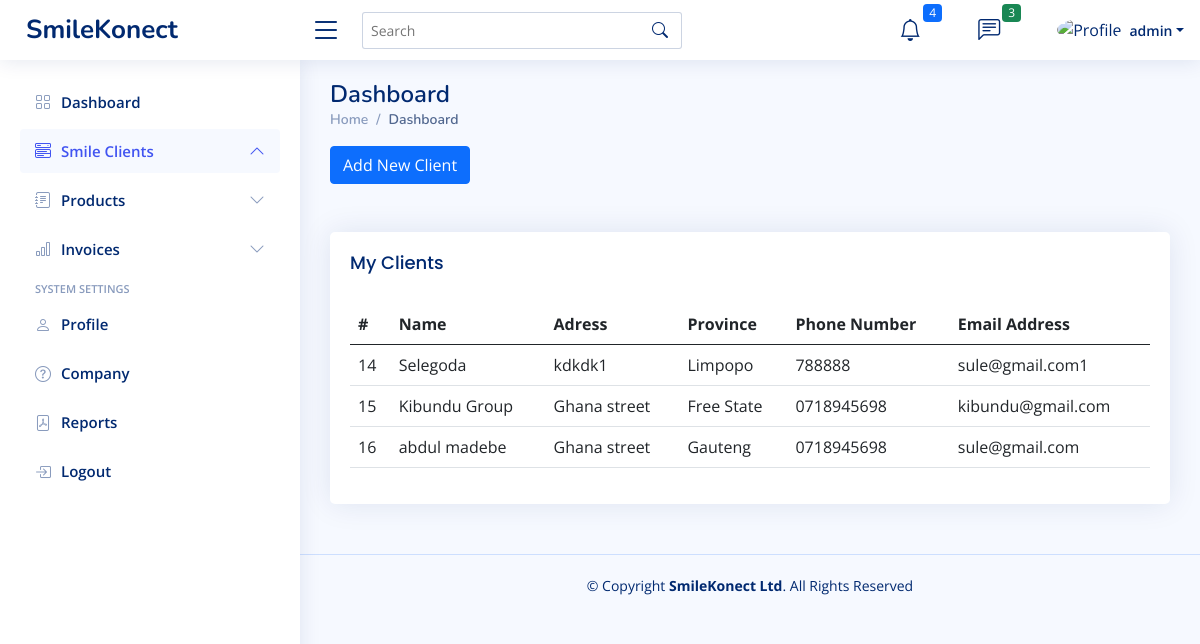
The app's page /dashboard/clients/ (signed in), older data.
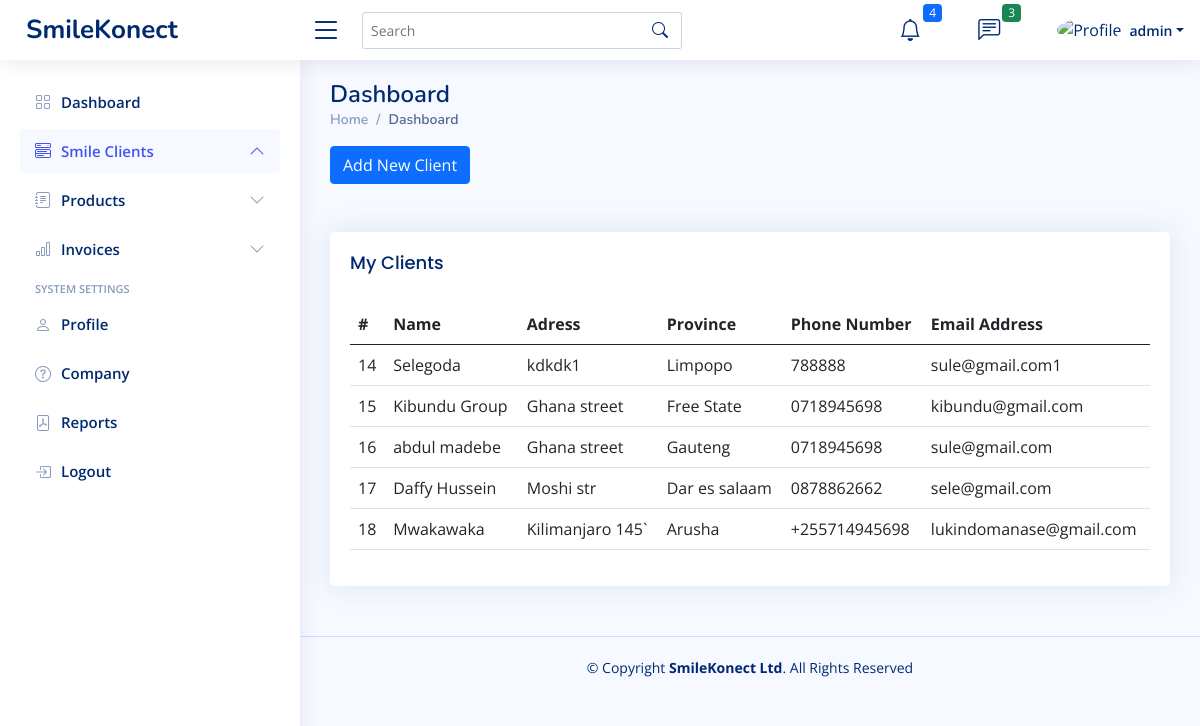
The same page, newer data.
### smileKonect/models.py (models this page shows, shortened)
class Client(models.Model):
    PROVINCES = [
    ('Dar es salaam', 'Dar es salaam'),
    ('Arusha', 'Arusha'),
    ('Morogoro', 'Morogoro'),
    ]
    clientName = models.CharField(null=True, blank=True, max_length=200)
    addressLine1 = models.CharField(null=True, blank=True, max_length=200)
    clientLogo = models.ImageField(default='default_logo.jpg', upload_to='company_logos')
    province = models.CharField(choices=PROVINCES, blank=True, max_length=100)
    postalCode = models.CharField(null=True, blank=True, max_length=10)
    phoneNumber = models.CharField(null=True, blank=True, max_length=100)
    emailAddress = models.CharField(null=True, blank=True, max_length=100)
    taxNumber = models.CharField(null=True, blank=True, max_length=100)
    uniqueId = models.CharField(null=True, blank=True, max_length=100)
    slug = models.SlugField(max_length=500, unique=True, blank=True, null=True)
    date_created = models.DateTimeField(blank=True, null=True)
    last_updated = models.DateTimeField(blank=True, null=True)

### smileKonect/views.py (the view, shortened to what this page needs)
# urls.py: path('dashboard/clients/', views.clients, name='clients'),
@login_required
def clients(request):
    context = {}
    clients = Client.objects.all()
    context['clients'] = clients
    if request.method == 'GET':
        form = ClientForm()
        context['form'] = form
        return render(request, 'smile/clients.html', context)

### smileKonect/forms.py
class ClientForm(BootstrapModelForm):
    class Meta:
        model = Client
        fields = ['clientName', 'clientLogo', 'addressLine1', 'province', 'postalCode', 'phoneNumber', 'emailAddress', 'taxNumber']
        widgets = {
            'clientName': forms.TextInput(attrs={'required': 'required'}),
            'province': forms.Select(attrs={'required': 'required'}),
            'phoneNumber': forms.TextInput(attrs={'required': 'required'}),
            'emailAddress': forms.EmailInput(attrs={'required': 'required'}),
        }

### smileKonect/templates/smile/clients.html (shortened to what this page needs)
{% extends 'smile/base.html' %}
{% block content %}
<div class="pagetitle">
  <h1>Dashboard</h1>
  <nav>
    <ol class="breadcrumb">
      <li class="breadcrumb-item"><a href="index.html">Home</a></li>
      <li class="breadcrumb-item active">Dashboard</li>
    </ol>
  </nav>
</div>
<section class="section dashboard">
  <div class="row">
    <div class="col-lg-8">
      <div class="btn-toolbar mb-2 mb-md-0">
        <div class="btn-group me-2">
          <button href="#addClientModal" type="button" class="btn btn-primary" data-bs-toggle="modal">Add New Client</button>
        </div>
      </div>
      <div class="row">
        <div class="col-12 pb-5">
        </div>
      </div>
    </div>
  </div>
</section>
<section class="section">
  <div class="row">
    <div class="col-lg-12">
      <div class="card">
        <div class="card-body">
          <h5 class="card-title">My Clients</h5>
          <table class="table datatable">
            <thead>
              <tr>
                <th scope="col">#</th>
                <th scope="col">Name</th>
                <th scope="col">Adress</th>
                <th scope="col">Province</th>
                <th>Phone Number</th>
                <th>Email Address</th>
              </tr>
            </thead>
            <tbody>
              {% for client in clients %}
              <tr>
                <td>{{ client.id }}</td>
                <td>{{ client.clientName }}</td>
                <td>{{ client.addressLine1 }}</td>
                <td>{{ client.province }}</td>
                <td>{{ client.phoneNumber }}</td>
                <td>{{ client.emailAddress }}</td>
              </tr>
              {% empty %}
              <tr>
                <td colspan="5">No clients have been added yet.</td>
              </tr>
              {% endfor %}
            </tbody>
          </table>
        </div>
      </div>
    </div>
  </div>
</section>
{% endblock %}

### smileKonect/templates/smile/base.html (shortened to what this page needs)
{% load static %}
<!DOCTYPE html>
<html lang="en">
<head>
  <link href="https://cdn.jsdelivr.net/npm/bootstrap@5.0.2/dist/css/bootstrap.min.css" rel="stylesheet">
  <link href="{% static 'smile/vendor/bootstrap-icons/bootstrap-icons.css' %}" rel="stylesheet">
  <link href="{% static 'smile/vendor/boxicons/css/boxicons.min.css' %}" rel="stylesheet">
  <link href="{% static 'smile/vendor/quill/quill.snow.css' %}" rel="stylesheet">
  <link href="{% static 'smile/vendor/quill/quill.bubble.css' %}" rel="stylesheet">
  <link href="{% static 'smile/vendor/remixicon/remixicon.css' %}" rel="stylesheet">
  <link href="{% static 'smile/vendor/simple-datatables/style.css' %}" rel="stylesheet">
  <link href="{% static 'smile/css/style.css' %}" rel="stylesheet">
</head>
<body>
  {% include 'smile/header.html' %}
  {% include 'smile/sidebar.html' %}
  <main id="main" class="main">
    {% block content %}
    {% endblock %}
  </main>
  {% include 'smile/footer.html' %}
</body>
</html>

### smileKonect/templates/smile/header.html (shortened to what this page needs)
{% load static %}
<header id="header" class="header fixed-top d-flex align-items-center">
  <div class="d-flex align-items-center justify-content-between">
    <a href="{% url 'dashboard' %}" class="logo d-flex align-items-center">
      <span class="d-none d-lg-block">SmileKonect</span>
    </a>
    <i class="bi bi-list toggle-sidebar-btn"></i>
  </div>
  <div class="search-bar">
    <form class="search-form d-flex align-items-center" method="POST" action="#">
      <input type="text" name="query" placeholder="Search" title="Enter search keyword">
      <button type="submit" title="Search"><i class="bi bi-search"></i></button>
    </form>
  </div>
  <nav class="header-nav ms-auto">
    <ul class="d-flex align-items-center">
      <li class="nav-item dropdown">
        <a class="nav-link nav-icon" href="#" data-bs-toggle="dropdown">
          <i class="bi bi-bell"></i>
          <span class="badge bg-primary badge-number">4</span>
        </a>
      </li>
      <li class="nav-item dropdown">
        <a class="nav-link nav-icon" href="#" data-bs-toggle="dropdown">
          <i class="bi bi-chat-left-text"></i>
          <span class="badge bg-success badge-number">3</span>
        </a>
      </li>
      <li class="nav-item dropdown pe-3">
        <a class="nav-link nav-profile d-flex align-items-center pe-0" href="#" data-bs-toggle="dropdown">
          <img
            src="https://avataaars.io/?avatarStyle=Circle&topType=Hijab&accessoriesType=Prescription02&hatColor=Black&clotheType=CollarSweater&clotheColor=PastelBlue&eyeType=Default&eyebrowType=Default&mouthType=Default&skinColor=Light"
            alt="Profile" class="rounded-circle">
          <span class="d-none d-md-block dropdown-toggle ps-2">{{ user.username}}</span>
        </a>
      </li>
    </ul>
  </nav>
</header>

### smileKonect/templates/smile/sidebar.html (shortened to what this page needs)
  <aside id="sidebar" class="sidebar">
    <ul class="sidebar-nav" id="sidebar-nav">
      <li class="nav-item">
        <a class="nav-link collapsed" href="{% url 'dashboard' %}">
          <i class="bi bi-grid"></i>
          <span>Dashboard</span>
        </a>
      </li>
      <li class="nav-item">
        <a class="nav-link " data-bs-target="#components-nav" data-bs-toggle="collapse" href="#">
          <i class="bi bi-menu-button-wide"></i><span>Smile Clients</span><i class="bi bi-chevron-down ms-auto"></i>
        </a>
      </li>
      <li class="nav-item">
        <a class="nav-link collapsed" data-bs-target="#forms-nav" data-bs-toggle="collapse" href="#">
          <i class="bi bi-journal-text"></i><span>Products</span><i class="bi bi-chevron-down ms-auto"></i>
        </a>
      </li>
      <li class="nav-item">
        <a class="nav-link collapsed" data-bs-target="#charts-nav" data-bs-toggle="collapse" href="#">
          <i class="bi bi-bar-chart"></i><span>Invoices</span><i class="bi bi-chevron-down ms-auto"></i>
        </a>
      </li>
      <li class="nav-heading">System Settings</li>
      <li class="nav-item">
        <a class="nav-link collapsed" href="users-profile.html">
          <i class="bi bi-person"></i>
          <span>Profile</span>
        </a>
      </li>
      <li class="nav-item">
        <a class="nav-link collapsed" href="{% url 'company-settings' %}">
          <i class="bi bi-question-circle"></i>
          <span>Company </span>
        </a>
      </li>
      <li class="nav-item">
        <a class="nav-link collapsed" href="#">
          <i class="bi bi-file-pdf"></i>
          <span>Reports</span>
        </a>
      </li>
      <li class="nav-item">
        <a class="nav-link collapsed" href="{% url 'logout' %}">
          <i class="bi bi-box-arrow-in-right"></i>
          <span>Logout </span>
        </a>
      </li>
    </ul>
  </aside>

### smileKonect/templates/smile/footer.html
  <footer id="footer" class="footer">
    <div class="copyright">
      &copy; Copyright <strong><span>SmileKonect Ltd</span></strong>. All Rights Reserved
    </div>
  </footer>

### smileKonect/static/smile/css/style.css (style rules this page uses)
:root { scroll-behavior: smooth; }
body { font-family: "Open Sans", sans-serif; background: #f6f9ff; color: #444444; }
a { color: #4154f1; text-decoration: none; }
h1, h2, h3, h4, h5, h6 { font-family: "Nunito", sans-serif; }
#main { margin-top: 60px; padding: 20px 30px; transition: all 0.3s; }
.pagetitle { margin-bottom: 10px; }
.pagetitle h1 { font-size: 24px; margin-bottom: 0; font-weight: 600; color: #012970; }
.card { margin-bottom: 30px; border: none; border-radius: 5px; box-shadow: 0px 0 30px rgba(1, 41, 112, 0.1); }
.card-title { padding: 20px 0 15px 0; font-size: 18px; font-weight: 500; color: #012970; font-family: "Poppins", sans-serif; }
.card-body { padding: 0 20px 20px 20px; }
.breadcrumb { font-size: 14px; font-family: "Nunito", sans-serif; color: #899bbd; font-weight: 600; }
.breadcrumb a { color: #899bbd; transition: 0.3s; }
.breadcrumb .breadcrumb-item::before { color: #899bbd; }
.breadcrumb .active { color: #51678f; font-weight: 600; }
.logo { line-height: 1; }
@media (min-width: 1200px) { .logo { width: 280px; } }
.logo span { font-size: 26px; font-weight: 700; color: #012970; font-family: "Nunito", sans-serif; }
.header { transition: all 0.5s; z-index: 997; height: 60px; box-shadow: 0px 2px 20px rgba(1, 41, 112, 0.1); background-color: #fff; padding-left: 20px; }
.header .toggle-sidebar-btn { font-size: 32px; padding-left: 10px; cursor: pointer; color: #012970; }
.header .search-bar { min-width: 360px; padding: 0 20px; }
.header .search-form { width: 100%; }
.header .search-form input { border: 0; font-size: 14px; color: #012970; border: 1px solid rgba(1, 41, 112, 0.2); padding: 7px 38px 7px 8px; border-radius: 3px; transition: 0.3s; width: 100%; }
.header .search-form button { border: 0; padding: 0; margin-left: -30px; background: none; }
.header .search-form button i { color: #012970; }
.header-nav ul { list-style: none; }
.header-nav>ul { margin: 0; padding: 0; }
.header-nav .nav-icon { font-size: 22px; color: #012970; margin-right: 25px; position: relative; }
.header-nav .nav-profile { color: #012970; }
.header-nav .nav-profile img { max-height: 36px; }
.header-nav .nav-profile span { font-size: 14px; font-weight: 600; }
.header-nav .badge-number { position: absolute; inset: -2px -5px auto auto; font-weight: normal; font-size: 12px; padding: 3px 6px; }
.sidebar { position: fixed; top: 60px; left: 0; bottom: 0; width: 300px; z-index: 996; transition: all 0.3s; padding: 20px; overflow-y: auto; scrollbar-width: thin; scrollbar-color: #aab7cf transparent; box-shadow: 0px 0px 20px rgba(1, 41, 112, 0.1); background-color: #fff; }
@media (min-width: 1200px) { #main, #footer { margin-left: 300px; } }
.sidebar-nav { padding: 0; margin: 0; list-style: none; }
.sidebar-nav li { padding: 0; margin: 0; list-style: none; }
.sidebar-nav .nav-item { margin-bottom: 5px; }
.sidebar-nav .nav-heading { font-size: 11px; text-transform: uppercase; color: #899bbd; font-weight: 600; margin: 10px 0 5px 15px; }
.sidebar-nav .nav-link { display: flex; align-items: center; font-size: 15px; font-weight: 600; color: #4154f1; transition: 0.3; background: #f6f9ff; padding: 10px 15px; border-radius: 4px; }
.sidebar-nav .nav-link i { font-size: 16px; margin-right: 10px; color: #4154f1; }
.sidebar-nav .nav-link.collapsed { color: #012970; background: #fff; }
.sidebar-nav .nav-link.collapsed i { color: #899bbd; }
.sidebar-nav .nav-link .bi-chevron-down { margin-right: 0; transition: transform 0.2s ease-in-out; }
.sidebar-nav .nav-link:not(.collapsed) .bi-chevron-down { transform: rotate(180deg); }
.footer { padding: 20px 0; font-size: 14px; transition: all 0.3s; border-top: 1px solid #cddfff; }
.footer .copyright { text-align: center; color: #012970; }

Row changes from the older to the newer data that the page shows:
added Client: id "17", clientName "Daffy Hussein", addressLine1 "Moshi str", province "Dar es salaam", phoneNumber "0878862662", emailAddress "sele@gmail.com"
added Client: id "18", clientName "Mwakawaka", addressLine1 "Kilimanjaro 145`", province "Arusha", phoneNumber "+255714945698", emailAddress "lukindomanase@gmail.com"
